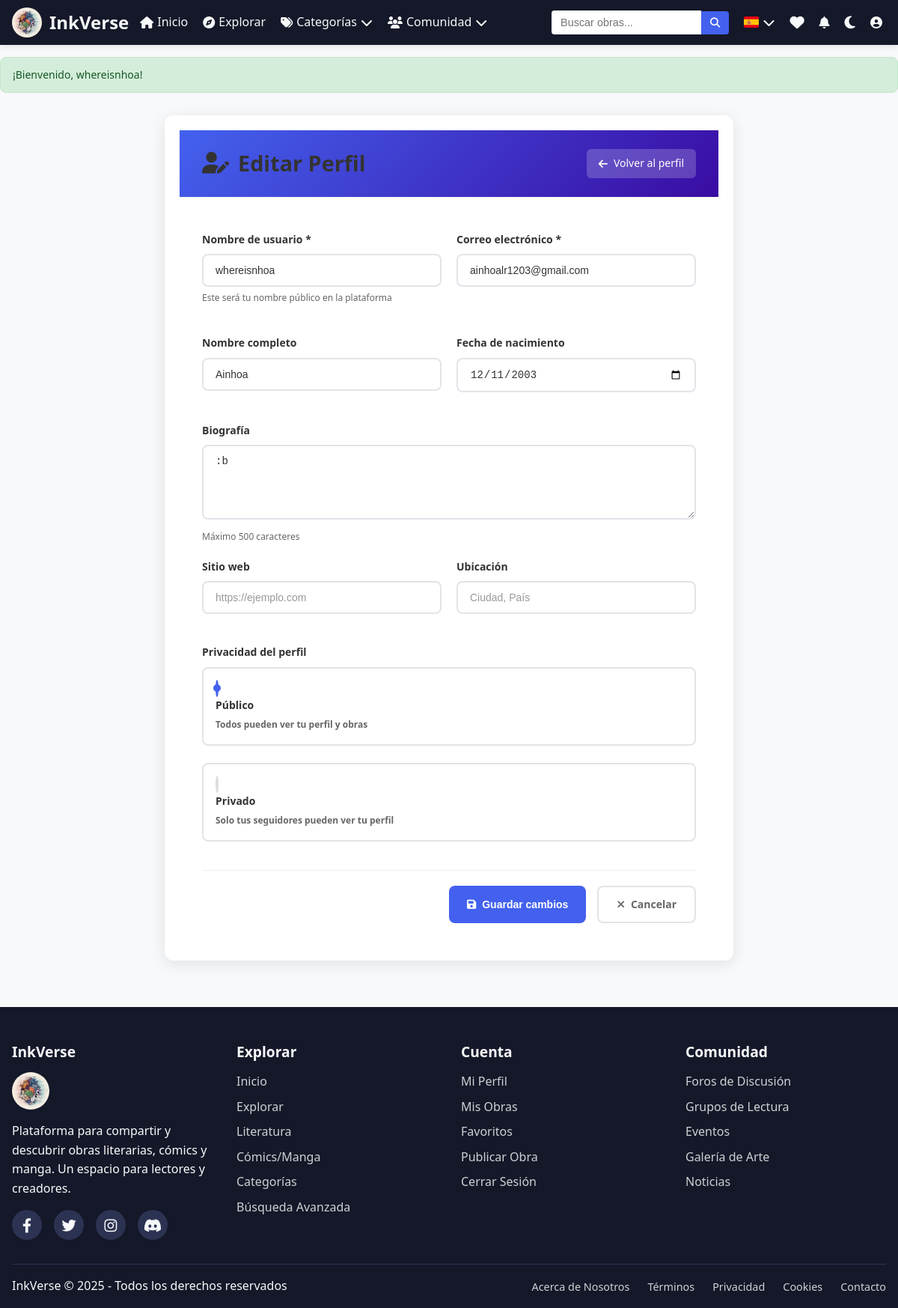
The app's page /usuario/editar_perfil.php (signed in) with its own data.
### tables this page shows
CREATE TABLE `usuarios` (
  `id` int(11) NOT NULL,
  `usuario` varchar(50) NOT NULL,
  `email` varchar(100) NOT NULL,
  `fecha_nacimiento` date NOT NULL,
  `password` varchar(255) NOT NULL,
  `fecha_registro` timestamp NOT NULL DEFAULT current_timestamp(),
  `avatar` varchar(255) DEFAULT NULL,
  `nombre` varchar(100) DEFAULT NULL,
  `biografia` text DEFAULT NULL,
  `sitio_web` varchar(255) DEFAULT NULL,
  `ubicacion` varchar(100) DEFAULT NULL,
  `privacidad` enum('publico','privado') DEFAULT 'publico',
  `fecha_actualizacion` datetime DEFAULT NULL
);

### usuario/editar_perfil.php (the view, shortened to what this page needs)
<?php
require_once(__DIR__ . '/../includes/conexion.php');
$usuario_id = $_SESSION['usuario_id'];
$sql = "SELECT * FROM usuarios WHERE id = ?";
$stmt = $conexion->prepare($sql);
$stmt->bind_param("i", $usuario_id);
$stmt->execute();
$usuario = $stmt->get_result()->fetch_assoc();
include_once(__DIR__ . '/../includes/header.php');
?>
<link rel="stylesheet" href="<?php echo BASE_URL; ?>/css/usuario.css">
<div class="editar-perfil-container">
    <div class="editar-perfil-card">
        <div class="card-header">
            <h1><i class="fas fa-user-edit"></i> Editar Perfil</h1>
            <a href="<?php echo BASE_URL; ?>/usuario/perfil.php" class="btn-volver">
                <i class="fas fa-arrow-left"></i> Volver al perfil
            </a>
        </div>
        <div class="card-body">
            <form action="<?php echo BASE_URL; ?>/controllers/actualizar-perfil.php" method="POST" class="form-editar-perfil">
                <div class="form-row">
                    <div class="form-group">
                        <label for="usuario">Nombre de usuario *</label>
                        <input type="text" id="usuario" name="usuario" class="form-control"
                               value="<?php echo htmlspecialchars($usuario['usuario']); ?>" required>
                        <small>Este será tu nombre público en la plataforma</small>
                    </div>
                    <div class="form-group">
                        <label for="email">Correo electrónico *</label>
                        <input type="email" id="email" name="email" class="form-control"
                               value="<?php echo htmlspecialchars($usuario['email']); ?>" required>
                    </div>
                </div>
                <div class="form-row">
                    <div class="form-group">
                        <label for="nombre">Nombre completo</label>
                        <input type="text" id="nombre" name="nombre" class="form-control"
                               value="<?php echo htmlspecialchars($usuario['nombre'] ?? ''); ?>">
                    </div>
                    <div class="form-group">
                        <label for="fecha_nacimiento">Fecha de nacimiento</label>
                        <input type="date" id="fecha_nacimiento" name="fecha_nacimiento" class="form-control"
                               value="<?php echo $usuario['fecha_nacimiento'] ?? ''; ?>">
                    </div>
                </div>
                <div class="form-group">
                    <label for="biografia">Biografía</label>
                    <textarea id="biografia" name="biografia" class="form-control" rows="4"
                              placeholder="Cuéntanos algo sobre ti..."><?php echo htmlspecialchars($usuario['biografia'] ?? ''); ?></textarea>
                    <small>Máximo 500 caracteres</small>
                </div>
                <div class="form-row">
                    <div class="form-group">
                        <label for="sitio_web">Sitio web</label>
                        <input type="url" id="sitio_web" name="sitio_web" class="form-control"
                               value="<?php echo htmlspecialchars($usuario['sitio_web'] ?? ''); ?>"
                               placeholder="https://ejemplo.com">
                    </div>
                    <div class="form-group">
                        <label for="ubicacion">Ubicación</label>
                        <input type="text" id="ubicacion" name="ubicacion" class="form-control"
                               value="<?php echo htmlspecialchars($usuario['ubicacion'] ?? ''); ?>"
                               placeholder="Ciudad, País">
                    </div>
                </div>
                <div class="form-group">
                    <label>Privacidad del perfil</label>
                    <div class="radio-group">
                        <label class="radio-option">
                            <span class="radio-custom"></span>
                            <div class="radio-content">
                                <strong>Público</strong>
                                <small>Todos pueden ver tu perfil y obras</small>
                            </div>
                        </label>
                        <label class="radio-option">
                            <span class="radio-custom"></span>
                            <div class="radio-content">
                                <strong>Privado</strong>
                                <small>Solo tus seguidores pueden ver tu perfil</small>
                            </div>
                        </label>
                    </div>
                </div>
                <div class="form-actions">
                    <button type="submit" class="btn btn-primary">
                        <i class="fas fa-save"></i> Guardar cambios
                    </button>
                    <a href="<?php echo BASE_URL; ?>/usuario/perfil.php" class="btn btn-outline">
                        <i class="fas fa-times"></i> Cancelar
                    </a>
                </div>
            </form>
        </div>
    </div>
</div>
<?php include_once(__DIR__ . '/../includes/footer.php'); ?>

### css/estilo.css (style rules this page uses)
:root { --primary: #1a1f36; --primary-light: #2c3352; --primary-dark: #141829; --secondary: #6c757d; --accent: #4361ee; --accent-hover: #3a56d4; --success: #28a745; --info: #17a2b8; --warning: #ffc107; --danger: #dc3545; --light: #f8f9fa; --dark: #343a40; --text: #333; --text-light: #666; --border-color: #ddd; --shadow-light: rgba(0, 0, 0, 0.05); --font-family-base: 'Segoe UI', Tahoma, Geneva, Verdana, sans-serif; --font-family-heading: 'Poppins', 'Segoe UI', Tahoma, Geneva, Verdana, sans-serif; --max-width-content: 1200px; --padding-section: 4rem 1rem; --border-radius: 8px; --border-radius-lg: 12px; --box-shadow: 0 4px 15px rgba(0, 0, 0, 0.08); --box-shadow-hover: 0 8px 25px rgba(0, 0, 0, 0.15); --accent-light: #6a88ff; --card-bg-light: #ffffff; --header-height: 70px; }
* { margin: 0; padding: 0; box-sizing: border-box; }
html { scroll-behavior: smooth; }
body { font-family: var(--font-family-base); line-height: 1.6; color: var(--text); background-color: var(--light); min-height: 100vh; display: flex; flex-direction: column; }
h1, h2, h3, h4, h5, h6 { font-family: var(--font-family-heading); color: var(--primary-dark); line-height: 1.2; margin-bottom: 1rem; }
h1 { font-size: 2.5rem; }
.btn { display: inline-block; padding: 0.8rem 1.5rem; border-radius: var(--border-radius); font-size: 1rem; font-weight: 600; cursor: pointer; text-align: center; transition: all 0.3s ease; white-space: nowrap; border: 1px solid transparent; text-decoration: none; }
.btn-primary { background-color: var(--primary); color: var(--light); border-color: var(--primary); }
.btn-outline { background-color: transparent; color: var(--accent); border-color: var(--accent); }
.form-group { margin-bottom: 1.5rem; }
.form-group label { display: block; margin-bottom: 0.5rem; font-weight: 500; color: var(--primary-dark); }
.form-control { width: 100%; padding: 0.8rem 1rem; border: 1px solid var(--border-color); border-radius: var(--border-radius); font-size: 1rem; color: var(--text); background-color: var(--light); transition: border-color 0.3s ease, box-shadow 0.3s ease; }
textarea.form-control { resize: vertical; min-height: 100px; }
.card-header { padding: 1.5rem; border-bottom: 1px solid var(--border-color); }
.card-body { padding: 1.5rem; }

### css/usuario.css (style rules this page uses)
.perfil-container, .editar-perfil-container { max-width: 1200px; margin: 0 auto; padding: 0 15px; }
.perfil-seccion, .editar-perfil-card { background-color: #fff; border-radius: 8px; box-shadow: 0 2px 10px rgba(0,0,0,0.1); padding: 20px; margin-bottom: 20px; }
.seccion-header, .card-header { display: flex; justify-content: space-between; align-items: center; margin-bottom: 15px; border-bottom: 1px solid #eee; padding-bottom: 10px; }
.seccion-header h2, .card-header h1 { margin: 0; font-size: 18px; color: #333; display: flex; align-items: center; gap: 12px; }
.ver-todo, .btn-volver { font-size: 14px; color: #4361ee; text-decoration: none; padding: 8px 16px; border-radius: 6px; background: rgba(67,97,238,0.05); transition: background 0.2s, color 0.2s; }
.form-group { margin-bottom: 20px; }
.form-group label { display: block; margin-bottom: 5px; }
.form-group small { display: block; margin-top: 5px; color: #666; font-size: 12px; }
.form-actions { display: flex; justify-content: flex-end; gap: 10px; margin-top: 20px; }

### records on screen
usuarios: usuario "whereisnhoa", email "ainhoalr1203@gmail.com", nombre "Ainhoa", fecha_nacimiento "12/11/2003", biografia ":b"

### other values on screen
$TEXTOS['inicio'] "Inicio"
$TEXTOS['explorar'] "Explorar"
$TEXTOS['categorias'] "Categorías"
$TEXTOS['comunidad'] "Comunidad"
$mensaje_traducido "¡Bienvenido, whereisnhoa!"
